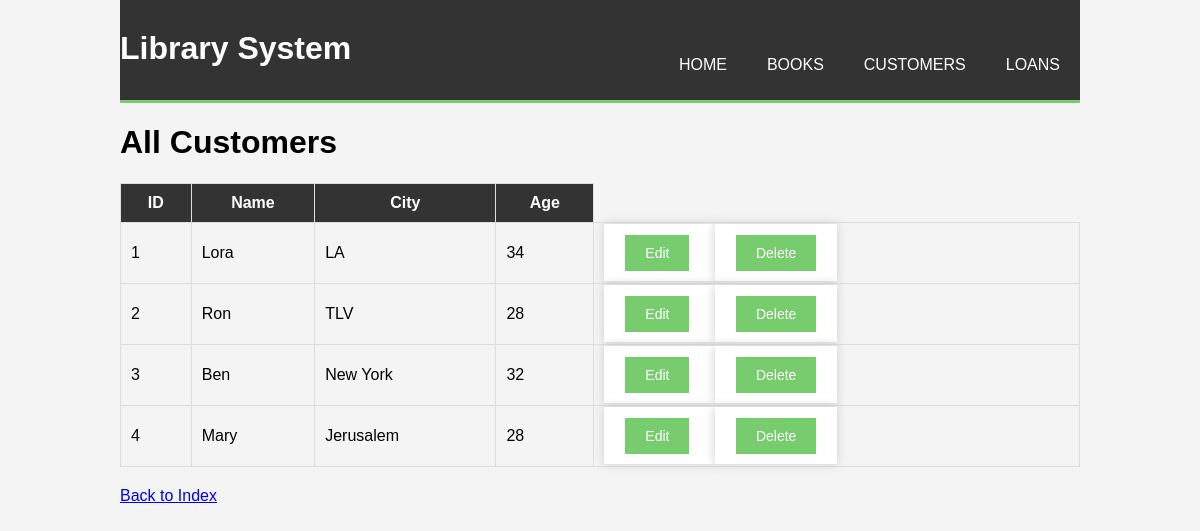
Page /customers on the committed database.
### tables this page shows
CREATE TABLE Customers (
    id INTEGER PRIMARY KEY,
    Name TEXT NOT NULL,
    City TEXT NOT NULL,
    Age INTEGER NOT NULL
);

### app.py (the view)
@app.route('/customers')
def show_customers():
    cur.execute("SELECT * FROM Customers")
    customers = cur.fetchall()
    return render_template('show_customers.html', customers=customers)

### templates/show_customers.html (shortened to what this page needs)
{% extends "layout.html" %}
{% block content %}
<h1>All Customers</h1>
<table>
  <tr>
    <th>ID</th>
    <th>Name</th>
    <th>City</th>
    <th>Age</th>
  </tr>
  {% for customer in customers %}
  <tr>
    <td>{{ customer[0] }}</td>
    <td>{{ customer[1] }}</td>
    <td>{{ customer[2] }}</td>
    <td>{{ customer[3] }}</td>
    <td>
      <form action="/edit_customer/{{ customer[0] }}" method="GET" style="display:inline;">
        <button type="submit">Edit</button>
      </form>
      <form action="/delete_customer/{{ customer[0] }}" method="POST" style="display:inline;">
        <button type="submit">Delete</button>
      </form>
    </td>
  </tr>
  {% endfor %}
</table>
<a href="/">Back to Index</a>
{% endblock %}

### static/styles.css (style rules this page uses)
body { font-family: Arial, sans-serif; background-color: #f4f4f4; margin: 0; padding: 0; }
form { background: #fff; padding: 20px; margin: 20px 0; box-shadow: 0 0 10px #ccc; }
table { width: 100%; margin: 20px 0; border-collapse: collapse; }
table th, table td { padding: 10px; border: 1px solid #ddd; }
table th { background: #333; color: #fff; }
table tr:nth-child(even) { background: #f4f4f4; }
button { background: #77cc6d; border: none; color: white; padding: 10px 20px; text-align: center; text-decoration: none; display: inline-block; font-size: 14px; margin: 2px 1px; cursor: pointer; }

### rows in the picture
Customers: id "1", Name "Lora", City "LA", Age "34"
Customers: id "2", Name "Ron", City "TLV", Age "28"
Customers: id "3", Name "Ben", City "New York", Age "32"
Customers: id "4", Name "Mary", City "Jerusalem", Age "28"
